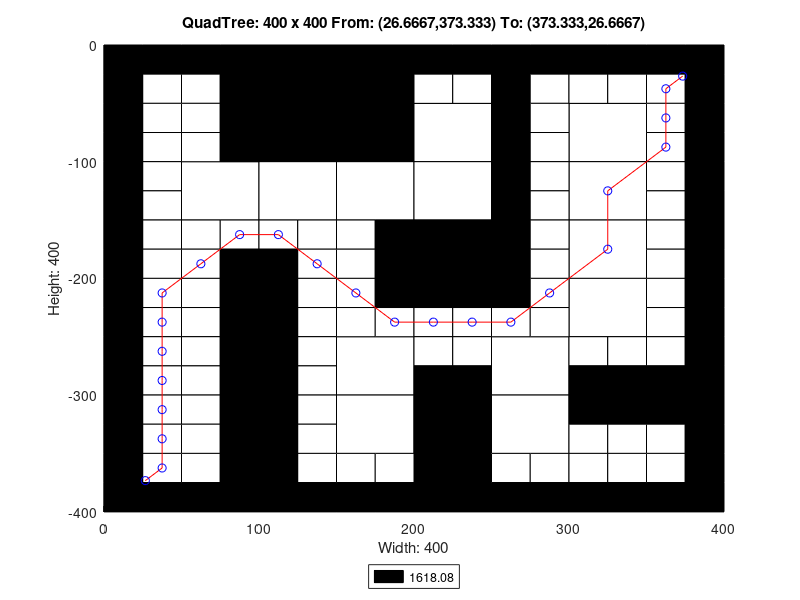

Reproduce this figure in MATLAB.
axis([0 400 -400 0]);
title('QuadTree: 400 x 400 From: (26.6667,373.333) To: (373.333,26.6667)');
xlabel('Width: 400');
ylabel('Height: 400');
rectangle('Position',[100 -100 100 100], 'FaceColor',[0 0 0]);
rectangle('Position',[50 -150 50 50], 'FaceColor',[1 1 1]);
rectangle('Position',[100 -150 50 50], 'FaceColor',[1 1 1]);
rectangle('Position',[150 -150 50 50], 'FaceColor',[1 1 1]);
rectangle('Position',[200 -100 50 50], 'FaceColor',[1 1 1]);
rectangle('Position',[300 -100 50 50], 'FaceColor',[1 1 1]);
rectangle('Position',[200 -150 50 50], 'FaceColor',[1 1 1]);
rectangle('Position',[200 -200 50 50], 'FaceColor',[0 0 0]);
rectangle('Position',[300 -150 50 50], 'FaceColor',[1 1 1]);
rectangle('Position',[300 -200 50 50], 'FaceColor',[1 1 1]);
rectangle('Position',[150 -300 50 50], 'FaceColor',[1 1 1]);
rectangle('Position',[150 -350 50 50], 'FaceColor',[1 1 1]);
rectangle('Position',[250 -300 50 50], 'FaceColor',[1 1 1]);
rectangle('Position',[300 -250 50 50], 'FaceColor',[1 1 1]);
rectangle('Position',[200 -350 50 50], 'FaceColor',[0 0 0]);
rectangle('Position',[250 -350 50 50], 'FaceColor',[1 1 1]);
rectangle('Position',[200 -400 50 50], 'FaceColor',[0 0 0]);
rectangle('Position',[0 -25 25 25], 'FaceColor',[0 0 0]);
rectangle('Position',[25 -25 25 25], 'FaceColor',[0 0 0]);
rectangle('Position',[0 -50 25 25], 'FaceColor',[0 0 0]);
rectangle('Position',[25 -50 25 25], 'FaceColor',[1 1 1]);
rectangle('Position',[50 -25 25 25], 'FaceColor',[0 0 0]);
rectangle('Position',[75 -25 25 25], 'FaceColor',[0 0 0]);
rectangle('Position',[50 -50 25 25], 'FaceColor',[1 1 1]);
rectangle('Position',[75 -50 25 25], 'FaceColor',[0 0 0]);
rectangle('Position',[0 -75 25 25], 'FaceColor',[0 0 0]);
rectangle('Position',[25 -75 25 25], 'FaceColor',[1 1 1]);
rectangle('Position',[0 -100 25 25], 'FaceColor',[0 0 0]);
rectangle('Position',[25 -100 25 25], 'FaceColor',[1 1 1]);
rectangle('Position',[50 -75 25 25], 'FaceColor',[1 1 1]);
rectangle('Position',[75 -75 25 25], 'FaceColor',[0 0 0]);
rectangle('Position',[50 -100 25 25], 'FaceColor',[1 1 1]);
rectangle('Position',[75 -100 25 25], 'FaceColor',[0 0 0]);
rectangle('Position',[0 -125 25 25], 'FaceColor',[0 0 0]);
rectangle('Position',[25 -125 25 25], 'FaceColor',[1 1 1]);
rectangle('Position',[0 -150 25 25], 'FaceColor',[0 0 0]);
rectangle('Position',[25 -150 25 25], 'FaceColor',[1 1 1]);
rectangle('Position',[0 -175 25 25], 'FaceColor',[0 0 0]);
rectangle('Position',[25 -175 25 25], 'FaceColor',[1 1 1]);
rectangle('Position',[0 -200 25 25], 'FaceColor',[0 0 0]);
rectangle('Position',[25 -200 25 25], 'FaceColor',[1 1 1]);
rectangle('Position',[50 -175 25 25], 'FaceColor',[1 1 1]);
rectangle('Position',[75 -175 25 25], 'FaceColor',[1 1 1]);
rectangle('Position',[50 -200 25 25], 'FaceColor',[1 1 1]);
rectangle('Position',[75 -200 25 25], 'FaceColor',[0 0 0]);
rectangle('Position',[100 -175 25 25], 'FaceColor',[1 1 1]);
rectangle('Position',[125 -175 25 25], 'FaceColor',[1 1 1]);
rectangle('Position',[100 -200 25 25], 'FaceColor',[0 0 0]);
rectangle('Position',[125 -200 25 25], 'FaceColor',[1 1 1]);
rectangle('Position',[150 -175 25 25], 'FaceColor',[1 1 1]);
rectangle('Position',[175 -175 25 25], 'FaceColor',[0 0 0]);
rectangle('Position',[150 -200 25 25], 'FaceColor',[1 1 1]);
rectangle('Position',[175 -200 25 25], 'FaceColor',[0 0 0]);
rectangle('Position',[200 -25 25 25], 'FaceColor',[0 0 0]);
rectangle('Position',[225 -25 25 25], 'FaceColor',[0 0 0]);
rectangle('Position',[200 -50 25 25], 'FaceColor',[1 1 1]);
rectangle('Position',[225 -50 25 25], 'FaceColor',[1 1 1]);
rectangle('Position',[250 -25 25 25], 'FaceColor',[0 0 0]);
rectangle('Position',[275 -25 25 25], 'FaceColor',[0 0 0]);
rectangle('Position',[250 -50 25 25], 'FaceColor',[0 0 0]);
rectangle('Position',[275 -50 25 25], 'FaceColor',[1 1 1]);
rectangle('Position',[250 -75 25 25], 'FaceColor',[0 0 0]);
rectangle('Position',[275 -75 25 25], 'FaceColor',[1 1 1]);
rectangle('Position',[250 -100 25 25], 'FaceColor',[0 0 0]);
rectangle('Position',[275 -100 25 25], 'FaceColor',[1 1 1]);
rectangle('Position',[300 -25 25 25], 'FaceColor',[0 0 0]);
rectangle('Position',[325 -25 25 25], 'FaceColor',[0 0 0]);
rectangle('Position',[300 -50 25 25], 'FaceColor',[1 1 1]);
rectangle('Position',[325 -50 25 25], 'FaceColor',[1 1 1]);
rectangle('Position',[350 -25 25 25], 'FaceColor',[0 0 0]);
rectangle('Position',[375 -25 25 25], 'FaceColor',[0 0 0]);
rectangle('Position',[350 -50 25 25], 'FaceColor',[1 1 1]);
rectangle('Position',[375 -50 25 25], 'FaceColor',[0 0 0]);
rectangle('Position',[350 -75 25 25], 'FaceColor',[1 1 1]);
rectangle('Position',[375 -75 25 25], 'FaceColor',[0 0 0]);
rectangle('Position',[350 -100 25 25], 'FaceColor',[1 1 1]);
rectangle('Position',[375 -100 25 25], 'FaceColor',[0 0 0]);
rectangle('Position',[250 -125 25 25], 'FaceColor',[0 0 0]);
rectangle('Position',[275 -125 25 25], 'FaceColor',[1 1 1]);
rectangle('Position',[250 -150 25 25], 'FaceColor',[0 0 0]);
rectangle('Position',[275 -150 25 25], 'FaceColor',[1 1 1]);
rectangle('Position',[250 -175 25 25], 'FaceColor',[0 0 0]);
rectangle('Position',[275 -175 25 25], 'FaceColor',[1 1 1]);
rectangle('Position',[250 -200 25 25], 'FaceColor',[0 0 0]);
rectangle('Position',[275 -200 25 25], 'FaceColor',[1 1 1]);
rectangle('Position',[350 -125 25 25], 'FaceColor',[1 1 1]);
rectangle('Position',[375 -125 25 25], 'FaceColor',[0 0 0]);
rectangle('Position',[350 -150 25 25], 'FaceColor',[1 1 1]);
rectangle('Position',[375 -150 25 25], 'FaceColor',[0 0 0]);
rectangle('Position',[350 -175 25 25], 'FaceColor',[1 1 1]);
rectangle('Position',[375 -175 25 25], 'FaceColor',[0 0 0]);
rectangle('Position',[350 -200 25 25], 'FaceColor',[1 1 1]);
rectangle('Position',[375 -200 25 25], 'FaceColor',[0 0 0]);
rectangle('Position',[0 -225 25 25], 'FaceColor',[0 0 0]);
rectangle('Position',[25 -225 25 25], 'FaceColor',[1 1 1]);
rectangle('Position',[0 -250 25 25], 'FaceColor',[0 0 0]);
rectangle('Position',[25 -250 25 25], 'FaceColor',[1 1 1]);
rectangle('Position',[50 -225 25 25], 'FaceColor',[1 1 1]);
rectangle('Position',[75 -225 25 25], 'FaceColor',[0 0 0]);
rectangle('Position',[50 -250 25 25], 'FaceColor',[1 1 1]);
rectangle('Position',[75 -250 25 25], 'FaceColor',[0 0 0]);
rectangle('Position',[0 -275 25 25], 'FaceColor',[0 0 0]);
rectangle('Position',[25 -275 25 25], 'FaceColor',[1 1 1]);
rectangle('Position',[0 -300 25 25], 'FaceColor',[0 0 0]);
rectangle('Position',[25 -300 25 25], 'FaceColor',[1 1 1]);
rectangle('Position',[50 -275 25 25], 'FaceColor',[1 1 1]);
rectangle('Position',[75 -275 25 25], 'FaceColor',[0 0 0]);
rectangle('Position',[50 -300 25 25], 'FaceColor',[1 1 1]);
rectangle('Position',[75 -300 25 25], 'FaceColor',[0 0 0]);
rectangle('Position',[100 -225 25 25], 'FaceColor',[0 0 0]);
rectangle('Position',[125 -225 25 25], 'FaceColor',[1 1 1]);
rectangle('Position',[100 -250 25 25], 'FaceColor',[0 0 0]);
rectangle('Position',[125 -250 25 25], 'FaceColor',[1 1 1]);
rectangle('Position',[150 -225 25 25], 'FaceColor',[1 1 1]);
rectangle('Position',[175 -225 25 25], 'FaceColor',[0 0 0]);
rectangle('Position',[150 -250 25 25], 'FaceColor',[1 1 1]);
rectangle('Position',[175 -250 25 25], 'FaceColor',[1 1 1]);
rectangle('Position',[100 -275 25 25], 'FaceColor',[0 0 0]);
rectangle('Position',[125 -275 25 25], 'FaceColor',[1 1 1]);
rectangle('Position',[100 -300 25 25], 'FaceColor',[0 0 0]);
rectangle('Position',[125 -300 25 25], 'FaceColor',[1 1 1]);
rectangle('Position',[0 -325 25 25], 'FaceColor',[0 0 0]);
rectangle('Position',[25 -325 25 25], 'FaceColor',[1 1 1]);
rectangle('Position',[0 -350 25 25], 'FaceColor',[0 0 0]);
rectangle('Position',[25 -350 25 25], 'FaceColor',[1 1 1]);
rectangle('Position',[50 -325 25 25], 'FaceColor',[1 1 1]);
rectangle('Position',[75 -325 25 25], 'FaceColor',[0 0 0]);
rectangle('Position',[50 -350 25 25], 'FaceColor',[1 1 1]);
rectangle('Position',[75 -350 25 25], 'FaceColor',[0 0 0]);
rectangle('Position',[0 -375 25 25], 'FaceColor',[0 0 0]);
rectangle('Position',[25 -375 25 25], 'FaceColor',[1 1 1]);
rectangle('Position',[0 -400 25 25], 'FaceColor',[0 0 0]);
rectangle('Position',[25 -400 25 25], 'FaceColor',[0 0 0]);
rectangle('Position',[50 -375 25 25], 'FaceColor',[1 1 1]);
rectangle('Position',[75 -375 25 25], 'FaceColor',[0 0 0]);
rectangle('Position',[50 -400 25 25], 'FaceColor',[0 0 0]);
rectangle('Position',[75 -400 25 25], 'FaceColor',[0 0 0]);
rectangle('Position',[100 -325 25 25], 'FaceColor',[0 0 0]);
rectangle('Position',[125 -325 25 25], 'FaceColor',[1 1 1]);
rectangle('Position',[100 -350 25 25], 'FaceColor',[0 0 0]);
rectangle('Position',[125 -350 25 25], 'FaceColor',[1 1 1]);
rectangle('Position',[100 -375 25 25], 'FaceColor',[0 0 0]);
rectangle('Position',[125 -375 25 25], 'FaceColor',[1 1 1]);
rectangle('Position',[100 -400 25 25], 'FaceColor',[0 0 0]);
rectangle('Position',[125 -400 25 25], 'FaceColor',[0 0 0]);
rectangle('Position',[150 -375 25 25], 'FaceColor',[1 1 1]);
rectangle('Position',[175 -375 25 25], 'FaceColor',[1 1 1]);
rectangle('Position',[150 -400 25 25], 'FaceColor',[0 0 0]);
rectangle('Position',[175 -400 25 25], 'FaceColor',[0 0 0]);
rectangle('Position',[200 -225 25 25], 'FaceColor',[0 0 0]);
rectangle('Position',[225 -225 25 25], 'FaceColor',[0 0 0]);
rectangle('Position',[200 -250 25 25], 'FaceColor',[1 1 1]);
rectangle('Position',[225 -250 25 25], 'FaceColor',[1 1 1]);
rectangle('Position',[250 -225 25 25], 'FaceColor',[0 0 0]);
rectangle('Position',[275 -225 25 25], 'FaceColor',[1 1 1]);
rectangle('Position',[250 -250 25 25], 'FaceColor',[1 1 1]);
rectangle('Position',[275 -250 25 25], 'FaceColor',[1 1 1]);
rectangle('Position',[200 -275 25 25], 'FaceColor',[1 1 1]);
rectangle('Position',[225 -275 25 25], 'FaceColor',[1 1 1]);
rectangle('Position',[200 -300 25 25], 'FaceColor',[0 0 0]);
rectangle('Position',[225 -300 25 25], 'FaceColor',[0 0 0]);
rectangle('Position',[350 -225 25 25], 'FaceColor',[1 1 1]);
rectangle('Position',[375 -225 25 25], 'FaceColor',[0 0 0]);
rectangle('Position',[350 -250 25 25], 'FaceColor',[1 1 1]);
rectangle('Position',[375 -250 25 25], 'FaceColor',[0 0 0]);
rectangle('Position',[300 -275 25 25], 'FaceColor',[1 1 1]);
rectangle('Position',[325 -275 25 25], 'FaceColor',[1 1 1]);
rectangle('Position',[300 -300 25 25], 'FaceColor',[0 0 0]);
rectangle('Position',[325 -300 25 25], 'FaceColor',[0 0 0]);
rectangle('Position',[350 -275 25 25], 'FaceColor',[1 1 1]);
rectangle('Position',[375 -275 25 25], 'FaceColor',[0 0 0]);
rectangle('Position',[350 -300 25 25], 'FaceColor',[0 0 0]);
rectangle('Position',[375 -300 25 25], 'FaceColor',[0 0 0]);
rectangle('Position',[250 -375 25 25], 'FaceColor',[1 1 1]);
rectangle('Position',[275 -375 25 25], 'FaceColor',[1 1 1]);
rectangle('Position',[250 -400 25 25], 'FaceColor',[0 0 0]);
rectangle('Position',[275 -400 25 25], 'FaceColor',[0 0 0]);
rectangle('Position',[300 -325 25 25], 'FaceColor',[0 0 0]);
rectangle('Position',[325 -325 25 25], 'FaceColor',[0 0 0]);
rectangle('Position',[300 -350 25 25], 'FaceColor',[1 1 1]);
rectangle('Position',[325 -350 25 25], 'FaceColor',[1 1 1]);
rectangle('Position',[350 -325 25 25], 'FaceColor',[0 0 0]);
rectangle('Position',[375 -325 25 25], 'FaceColor',[0 0 0]);
rectangle('Position',[350 -350 25 25], 'FaceColor',[1 1 1]);
rectangle('Position',[375 -350 25 25], 'FaceColor',[0 0 0]);
rectangle('Position',[300 -375 25 25], 'FaceColor',[1 1 1]);
rectangle('Position',[325 -375 25 25], 'FaceColor',[1 1 1]);
rectangle('Position',[300 -400 25 25], 'FaceColor',[0 0 0]);
rectangle('Position',[325 -400 25 25], 'FaceColor',[0 0 0]);
rectangle('Position',[350 -375 25 25], 'FaceColor',[1 1 1]);
rectangle('Position',[375 -375 25 25], 'FaceColor',[0 0 0]);
rectangle('Position',[350 -400 25 25], 'FaceColor',[0 0 0]);
rectangle('Position',[375 -400 25 25], 'FaceColor',[0 0 0]);
X=[373.333,362.5,362.5,362.5,325,325,287.5,262.5,237.5,212.5,187.5,162.5,137.5,112.5,87.5,62.5,37.5,37.5,37.5,37.5,37.5,37.5,37.5,26.6667];
Y=[-26.6667,-37.5,-62.5,-87.5,-125,-175,-212.5,-237.5,-237.5,-237.5,-237.5,-212.5,-187.5,-162.5,-162.5,-187.5,-212.5,-237.5,-262.5,-287.5,-312.5,-337.5,-362.5,-373.333];
hold on;
plot(X,Y,'r');
plot(X,Y,'bo');
legend('1618.08','Location','southoutside');
